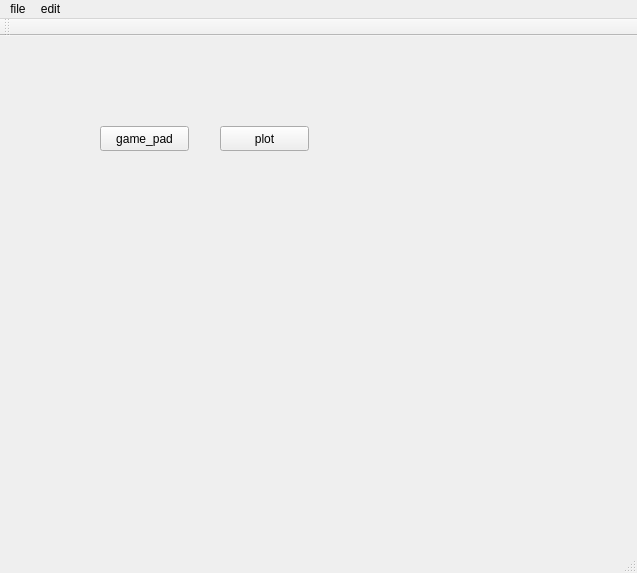
<?xml version="1.0" encoding="UTF-8"?>
<ui version="4.0">
 <class>MainWindow</class>
 <widget class="QMainWindow" name="MainWindow">
  <property name="geometry">
   <rect>
    <x>0</x>
    <y>0</y>
    <width>637</width>
    <height>573</height>
   </rect>
  </property>
  <property name="windowTitle">
   <string>Axis Tags Example</string>
  </property>
  <widget class="QWidget" name="centralWidget">
   <widget class="QPushButton" name="game_pad_btn">
    <property name="geometry">
     <rect>
      <x>100</x>
      <y>90</y>
      <width>89</width>
      <height>25</height>
     </rect>
    </property>
    <property name="text">
     <string>game_pad</string>
    </property>
   </widget>
   <widget class="QPushButton" name="plot_btn">
    <property name="geometry">
     <rect>
      <x>220</x>
      <y>90</y>
      <width>89</width>
      <height>25</height>
     </rect>
    </property>
    <property name="text">
     <string>plot</string>
    </property>
   </widget>
  </widget>
  <widget class="QMenuBar" name="menuBar">
   <property name="geometry">
    <rect>
     <x>0</x>
     <y>0</y>
     <width>637</width>
     <height>22</height>
    </rect>
   </property>
   <widget class="QMenu" name="menustart">
    <property name="title">
     <string>file</string>
    </property>
    <addaction name="separator"/>
    <addaction name="separator"/>
    <addaction name="actionopen"/>
    <addaction name="actionclose"/>
   </widget>
   <widget class="QMenu" name="menuedit">
    <property name="title">
     <string>edit</string>
    </property>
   </widget>
   <addaction name="menustart"/>
   <addaction name="menuedit"/>
  </widget>
  <widget class="QToolBar" name="mainToolBar">
   <attribute name="toolBarArea">
    <enum>TopToolBarArea</enum>
   </attribute>
   <attribute name="toolBarBreak">
    <bool>false</bool>
   </attribute>
  </widget>
  <widget class="QStatusBar" name="statusBar"/>
  <action name="actionopen">
   <property name="text">
    <string>open</string>
   </property>
  </action>
  <action name="actionclose">
   <property name="text">
    <string>close</string>
   </property>
  </action>
 </widget>
 <layoutdefault spacing="6" margin="11"/>
 <resources/>
 <connections/>
</ui>
